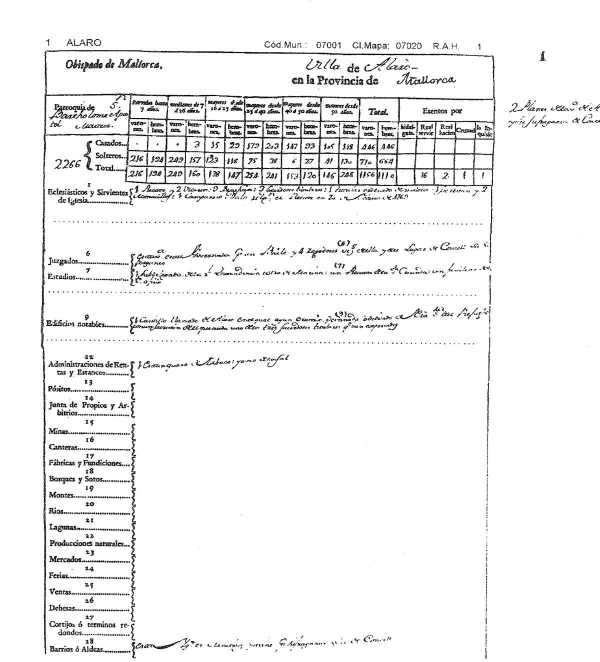
#> input picture web/img/facsimil-fitxa-alaro.jpg, 1200 x 1323 px (shown at 1/2 size)
$ python -i extract_vision.py   (imports and definitions only)
#> lines starting #> are read from the running program, lines starting #| are printed output that depends on the picture
"""Run Claude vision over each pueblo page and store structured JSON.

Each PDF page of the Aranda 1768 census holds **one or two** pueblos
stacked vertically. We send the whole page (cropped to its content band
and downscaled to a sane size) and ask the model for a JSON *array* of
pueblo objects, then write one file per pueblo: data/extracted/
pueblo-NNN.json, keyed by the printed order number (``raw_n``).

Correctness is enforced downstream by normalize.py / crosscheck.py:
the model is told to return ``null`` for unreadable cells rather than
guess, and the over-determined table arithmetic flags anything that
doesn't reconcile so it can be re-read.

Authentication: ANTHROPIC_API_KEY from the environment, or a .env at
the project root.

Usage:
    uv run scripts/extract_vision.py --first 73 --last 104
    uv run scripts/extract_vision.py --first 73 --last 104 --model claude-sonnet-4-6
"""

from __future__ import annotations
import argparse
import base64
import io
import json
import os
import sys
from pathlib import Path
from typing import Any

try:
    from anthropic import Anthropic
except ImportError:
    sys.exit("Install anthropic: uv add anthropic")
try:
    from PIL import Image
except ImportError:
    sys.exit("Install pillow: uv add pillow")
try:
    from dotenv import load_dotenv
except ImportError:
    load_dotenv = None

ROOT = Path(__file__).resolve().parent.parent
PAGES_DIR = ROOT / "data" / "pages"
OUT_DIR = ROOT / "data" / "extracted"
PROMPT_PATH = ROOT / "prompts" / "extract_pueblo.md"
PROMPT = PROMPT_PATH.read_text(encoding="utf-8") if PROMPT_PATH.exists() else ""

# Rough per-token prices (USD per token) for the cost meter.
PRICES = {
    "claude-opus-4-8":   (15e-6, 75e-6),
    "claude-sonnet-4-6": (3e-6, 15e-6),
    "claude-haiku-4-5":  (1e-6, 5e-6),
}

CONTENT_FRACTION = 0.82   # drop the (usually blank) bottom of the page
MAX_LONG_EDGE = 1500      # downscale target; keeps the table legible


# [8 lines left out: function ensure_api_key, not called in this run]


def prep_image(p: Path) -> dict:
    """Crop to the content band and downscale; return an image block."""
#> called with p = '../web/img/facsimil-fitxa-alaro.jpg'
    im = Image.open(p).convert("RGB")
    w, h = im.size
#> w = 1200; h = 1323
    im = im.crop((0, 0, w, int(h * CONTENT_FRACTION)))
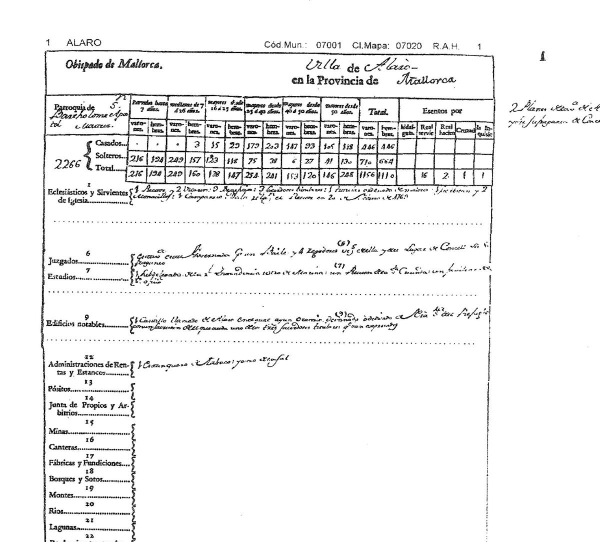
#> im: PIL image 1200x1084 RGB (shown at 1/2 size); min 0, max 255, mean 240.5
    long_edge = max(im.size)
#> long_edge = 1200
    if long_edge > MAX_LONG_EDGE:
        scale = MAX_LONG_EDGE / long_edge
        im = im.resize((int(im.width * scale), int(im.height * scale)),
                       Image.LANCZOS)
    buf = io.BytesIO()
    im.save(buf, format="JPEG", quality=90)
    return {
        "type": "image",
        "source": {
            "type": "base64",
            "media_type": "image/jpeg",
            "data": base64.b64encode(buf.getvalue()).decode("ascii"),
        },
    }


# [10 lines left out: function parse_pueblos, not called in this run]


def page_n(p: Path) -> int:
    return int(p.stem.split("-")[1])


# [75 lines left out: function main, not called in this run]


# [2 lines not run here, left out]

>>> result = prep_image('../web/img/facsimil-fitxa-alaro.jpg')
